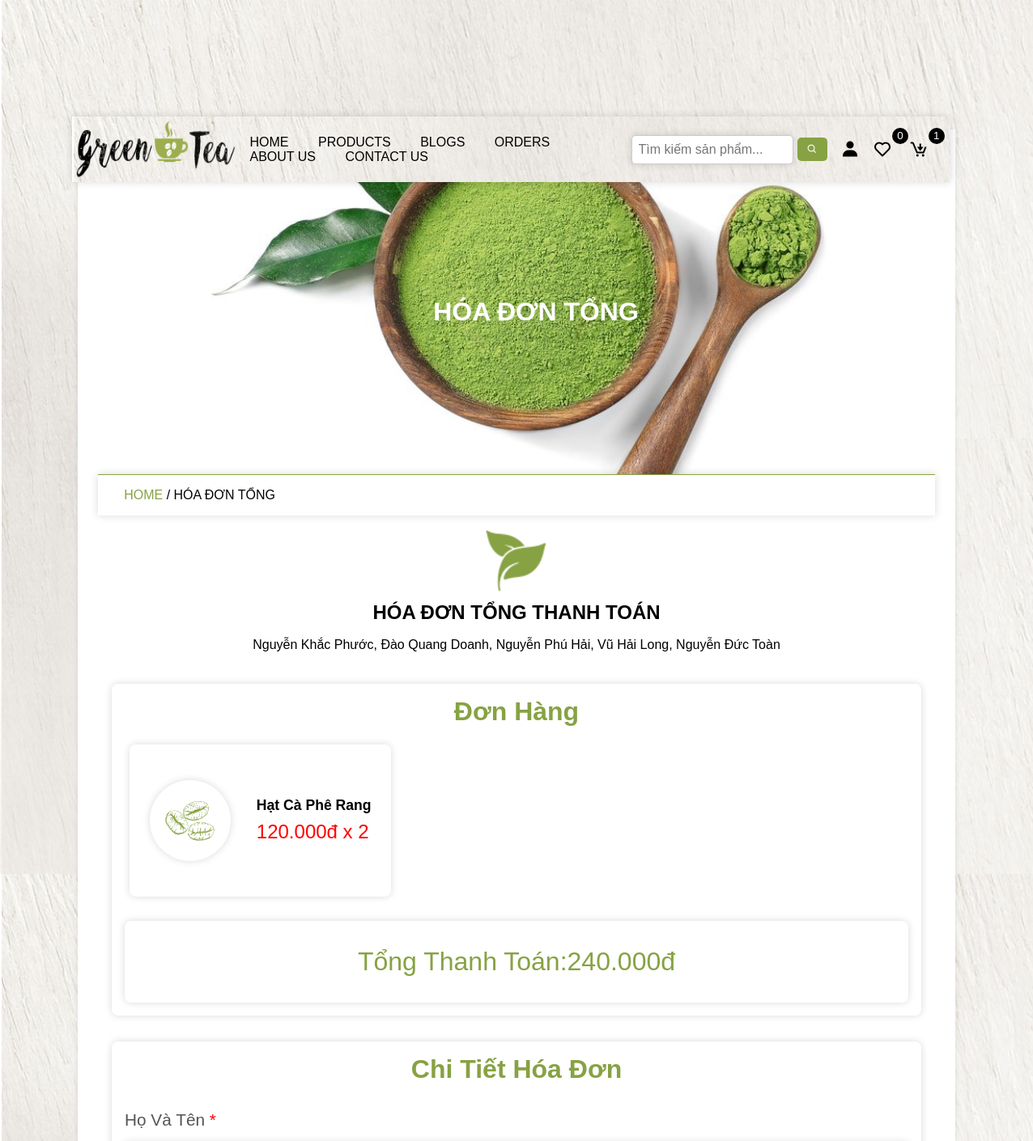
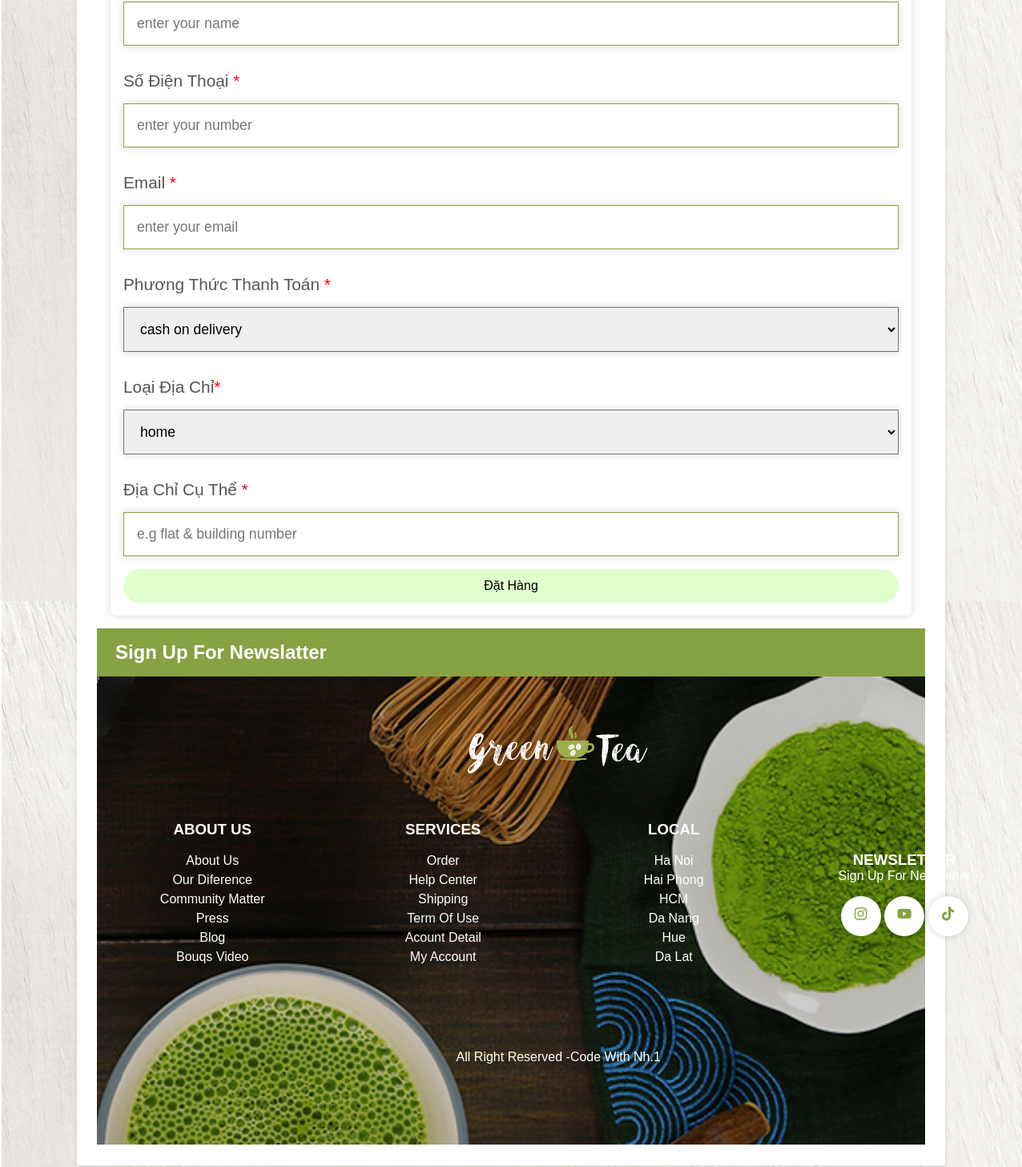
The page /checkout.php on the database its author committed (2 pictures, top to bottom).
### tables this page shows
CREATE TABLE `cart` (
  `id` varchar(20) NOT NULL,
  `user_id` varchar(20) NOT NULL,
  `product_id` varchar(20) NOT NULL,
  `price` int(10) NOT NULL,
  `qty` int(2) NOT NULL DEFAULT 1
);

CREATE TABLE `products` (
  `id` varchar(20) NOT NULL,
  `name` varchar(250) NOT NULL,
  `price` int(50) NOT NULL,
  `image` varchar(255) NOT NULL,
  `product_detail` varchar(1000) NOT NULL,
  `status` varchar(100) NOT NULL
);

### checkout.php (the view, shortened to what this page needs)
<?php
include 'connect.php';
if(isset($_SESSION['user_id'])){
    $user_id = $_SESSION['user_id'];
}else{
   $user_id='';
}
?>
<!DOCTYPE html>
<html lang="en">
<head>
    <link href='https://unpkg.com/boxicons@2.1.4/css/boxicons.min.css' rel='stylesheet'>
</head>
<body>
    <?php  include 'header.php'; ?>
    <div class="main">
       <div class="banner">
          <h1>Hóa đơn tổng</h1>
       </div>
        <div class="title2">
            <a href="home.php">home</a><span> / Hóa đơn tổng</span>
        </div>
        <section class = "checkout">
            <div class = "title">
                <img src="img/download.png" alt="" class="logo">
                <h1>Hóa đơn tổng thanh toán</h1>
                <p>Nguyễn Khắc Phước, Đào Quang Doanh, Nguyễn Phú Hải, Vũ Hải Long, Nguyễn Đức Toàn</p>
            </div>
                <div class="row">
                    <form action="" method = "post">
                        <h3>Chi tiết hóa đơn</h3>
                        <div class = "flex">
                            <div class = "box">
                                <div class = "input-field">
                                    <p>Họ và tên <span>*</span></p>
                                    <input type="text" name = "name" required maxlength="50" placeholder="enter your name" class = "input">
                                </div>
                                <div class = "input-field">
                                    <p>Số điện thoại <span>*</span></p>
                                    <input type="text" name = "number" required maxlength="10" placeholder="enter your number" class = "input">
                                </div>
                                <div class = "input-field">
                                    <p>Email <span>*</span></p>
                                    <input type="email" name = "email" required maxlength="50" placeholder="enter your email" class = "input">
                                </div>
                                <div class = "input-field">
                                    <p>Phương thức thanh toán <span>*</span></p>
                                    <select name="method" id="" class="input">
                                        <option value="cash on delivery">cash on delivery</option>
                                    </select>
                                </div>
                                <div class = "input-field">
                                    <p>Loại địa chỉ<span>*</span></p>
                                    <select name="address_type" id="" class="input">
                                        <option value="home">home</option>
                                    </select>
                                </div>
                                <div class = "input-field">
                                    <p>Địa chỉ cụ thể <span>*</span></p>
                                    <input type="text" name = "street" required maxlength="50" placeholder="e.g flat & building number" class = "input">
                                </div>
                            </div>
                        </div>
                        <button type="submit" name ="place_order" class="btn">Đặt hàng</button>
                    </form>
                    <div class = "summary">
                        <h3>Đơn hàng</h3>
                        <div class = "box-container-checkout">
                            <?php
                                $grand_total=0;
                                if(isset($_GET['get_id'])){
                                    $select_get = $conn->prepare("select * from `products` where id = ?");
                                    $select_get->execute([$_GET['get_id']]);
                                    while($fetch_get = $select_get->fetch(PDO::FETCH_ASSOC)){
                                        $sub_total = $fetch_get['price'];
                                        $grand_total+= $sub_total;
                            ?>
                            <div class = "flex">
                                <img src="img/<?=$fetch_get['image']; ?> " class= "image" alt="">
                                <div>
                                    <h3 class = "name"><?=$fetch_get['name']; ?></h3>
                                    <p class="price"><?= number_format($fetch_get['price'], 0, '.', '.'); ?>đ</p>
                                </div>
                            </div>
                            <?php
                                    }
                                }else{
                                    $select_cart = $conn->prepare("select * from `cart` where user_id=?");
                                    $select_cart->execute([$user_id]);
                                    if($select_cart->rowCount()>0){
                                        while($fetch_cart = $select_cart->fetch(PDO::FETCH_ASSOC)){
                                            $select_products= $conn->prepare("select * from `products` where id = ?");
                                            $select_products->execute([$fetch_cart['product_id']]);
                                            $fetch_product = $select_products->fetch(PDO::FETCH_ASSOC);
                                            $sub_total = ($fetch_cart['qty'] * $fetch_product['price']);
                                            $grand_total += $sub_total;
                            ?>
                            <div class = "flex">
                                <img src="img/<?=$fetch_product['image'];?>">
                                <div>
                                    <h3 class = "name"><?=$fetch_product['name']; ?></h3>
                                    <p class = "price"><?= number_format($fetch_product['price'], 0, '.', '.'); ?>đ x <?= $fetch_cart['qty']; ?></p>
                                </div>
                            </div>
                            <?php
                                        }
                                    }else{
                                        echo '<p class = "empty">your cart is empty</p>';
                                    }
                                }
                            ?>
                        </div>
                        <div class = "grand-total"><span>Tổng thanh toán: </span><?= number_format($grand_total, 0, '.', '.'); ?>đ
                        </div>
                    </div>
            </div>
        </section>
        <?php include 'footer.php' ; ?>
     </div>
</body>
</html>

### rows shown on the page
cart: product.image (picture), product.name "Hạt Cà Phê Rang", product.price "120.000", qty "2"

### other values the page prints
$total_wishlist_items "0"
$total_cart_items "1"
$grand_total "240.000"
